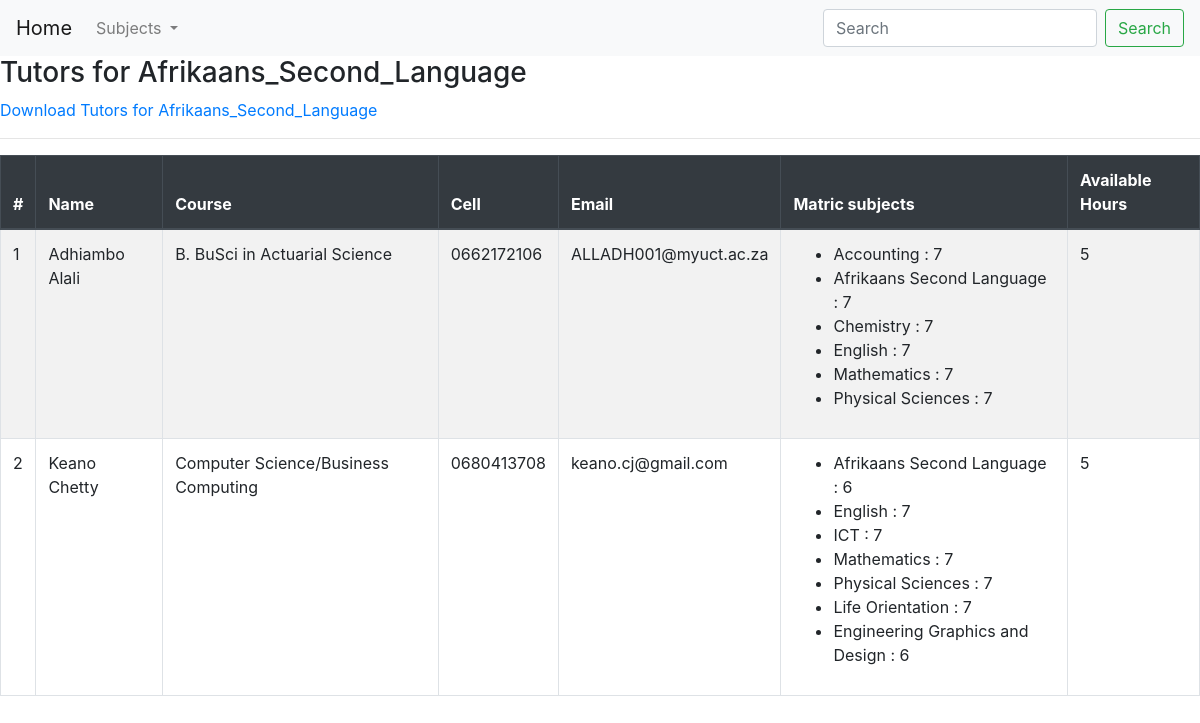
Page /getTutors/Afrikaans_Second_Language/ on the committed database.
### tutors/models.py (models this page shows)
class Tutor(models.Model):
    name = models.CharField(max_length=256)
    surname = models.CharField(max_length=256)
    address = models.CharField(max_length=256)
    cell = models.CharField(max_length=128)
    email = models.EmailField()
    id_or_passport = models.CharField(max_length=256)
    academic_year = models.CharField(max_length=64)
    degree_or_major = models.CharField(max_length=128)
    number_of_hours = models.CharField(max_length=16)
    Accounting = models.CharField(max_length=3, default="NA")
    Afrikaans_Second_Language = models.CharField(max_length=3, default="NA")
    Biology_or_Life_Sciences = models.CharField(max_length=3, default="NA")
    Business = models.CharField(max_length=3, default="NA")
    Chemistry = models.CharField(max_length=3, default="NA")
    Economics = models.CharField(max_length=3, default="NA")
    English = models.CharField(max_length=3, default="NA")
    Geography = models.CharField(max_length=3, default="NA")
    History = models.CharField(max_length=3, default="NA")
    ICT = models.CharField(max_length=3, default="NA")
    isiXhosa = models.CharField(max_length=3, default="NA")
    Mathematics = models.CharField(max_length=3, default="NA")
    Mathematics_AP = models.CharField(max_length=3, default="NA")
    Physical_Sciences = models.CharField(max_length=3, default="NA")
    Other_1 = models.CharField(max_length=256, default="NA")
    Other_2 = models.CharField(max_length=256, default="NA")
    def __str__(self):
        return self.name +" "+self.surname

### tutors/views.py (the view)
# urls.py: path('getTutors/<str:subject>/', FilterBySubject, name='bySubject'),
def FilterBySubject(request, subject):
    if (subject=='Accounting'):
        tutors = acc_tutors
    if (subject=='Afrikaans_Second_Language'):
        tutors = afrikaans_tutors
    if (subject=='Biology_or_Life_Sciences'):
        tutors = bio_tutors
    if (subject=='Business'):
        tutors = bus_tutors
    if (subject=='Chemistry'):
        tutors = chem_tutors
    if (subject=='Economics'):
        tutors = eco_tutors
    if (subject=='English'):
        tutors = eng_tutors
    if (subject=='Geography'):
        tutors = geo_tutors
    if (subject=='History'):
        tutors = history_tutors
    if (subject=='ICT'):
        tutors = ICT_tutors
    if (subject=='isiXhosa'):
        tutors = isiXhosa_tutors
    if (subject=='Mathematics'):
        tutors = math_tutors
    if (subject=='Mathematics_AP'):
        tutors = ap_math_tutors
    if (subject=='Physical_Sciences'):
        tutors = physical_tutors
    if len(tutors) != 0:
        return render(request,
                    'tutors/bySubject.html',
                    {'tutors': tutors,
                    'subject': subject,
                     },
                    )
    else:
        return render(request,
                    'tutors/bySubjectNone.html',
                    {'subject': subject,}
                    )

### tutors/templates/tutors/bySubject.html (shortened to what this page needs)
{% extends 'base.html' %}
{% block content %}
    <h3>Tutors for {{ subject }}</h3>
    <a href="{% url 'download-bysubject' subject %}">Download Tutors for {{subject}}</a>
    <hr>
      <table class="table table-bordered table-striped">
        <thead class="thead-dark">
          <tr>
            <th scope="col">#</th>
            <th scope="col">Name</th>
            <th scope="col">Course</th>
            <th scope="col">Cell</th>
            <th scope="col">Email</th>
            <th scope="col">Matric subjects</th>
            <th scope="col">Available Hours</th>
          </tr>
        </thead>
        <tbody>
        {% for tutor in tutors %}
          <tr>
            <td>{{forloop.counter}}</td>
            <td>{{ tutor }}</th>
            <td>{{ tutor.degree_or_major }}</td>
            <td>{{ tutor.cell }}</td>
            <td>{{ tutor.email }}</td>
            <td>
                <ul>
                    {% if tutor.Accounting != 'NA'%}
                    <li>Accounting : {{tutor.Accounting}}</li>
                    {% endif %}
                    {% if tutor.Afrikaans_Second_Language != 'NA'%}
                    <li>Afrikaans Second Language : {{tutor.Afrikaans_Second_Language}}</li>
                    {% endif %}
                    {% if tutor.Chemistry != 'NA'%}
                    <li>Chemistry : {{tutor.Chemistry}}</li>
                    {% endif %}
                    {% if tutor.English != 'NA'%}
                    <li>English : {{tutor.English}}</li>
                    {% endif %}
                    {% if tutor.ICT != 'NA'%}
                    <li>ICT : {{tutor.ICT}}</li>
                    {% endif %}
                    {% if tutor.Mathematics != 'NA'%}
                    <li>Mathematics : {{tutor.Mathematics}}</li>
                    {% endif %}
                    {% if tutor.Physical_Sciences != 'NA'%}
                    <li>Physical Sciences : {{tutor.Physical_Sciences}}</li>
                    {% endif %}
                    {% if tutor.Other_1 != 'NA'%}
                    <li>{{tutor.Other_1}}</li>
                    {% endif %}
                    {% if tutor.Other_2 != 'NA'%}
                    <li>{{tutor.Other_2}}</li>
                    {% endif %}
                </ul>
            </td>
            <td>{{tutor.number_of_hours}}</td>
          </tr>
        {% endfor %}
        </tbody>
      </table>
      {% endblock %}

### rows in the picture
Tutor: name+surname "Adhiambo Alali", degree_or_major "B. BuSci in Actuarial Science", cell "0662172106", email "ALLADH001@myuct.ac.za", Accounting "7", Afrikaans_Second_Language "7", Chemistry "7", English "7", Mathematics "7", Physical_Sciences "7", number_of_hours "5"
Tutor: name+surname "Keano Chetty", degree_or_major "Computer Science/Business Computing", cell "0680413708", email "keano.cj@gmail.com", Afrikaans_Second_Language "6", English "7", ICT "7", Mathematics "7", Physical_Sciences "7", Other_1 "Life Orientation : 7", Other_2 "Engineering Graphics and Design : 6", number_of_hours "5"

### other values in the picture
{{ subject }} "Afrikaans_Second_Language"
